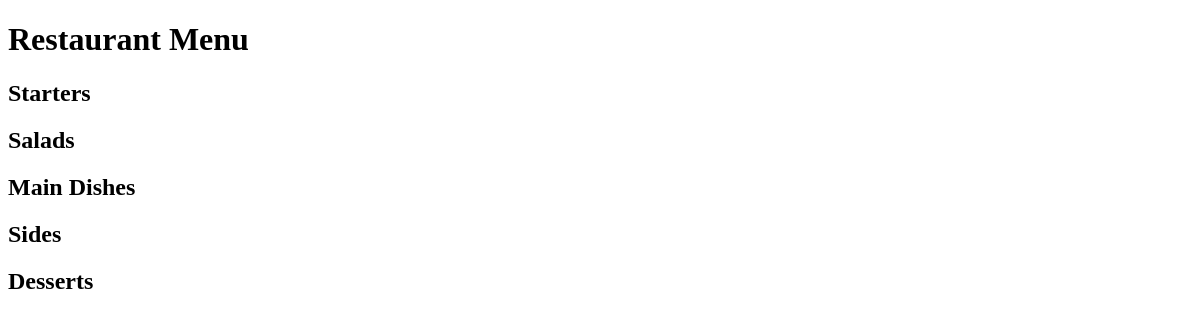
Before: / with the older database file.
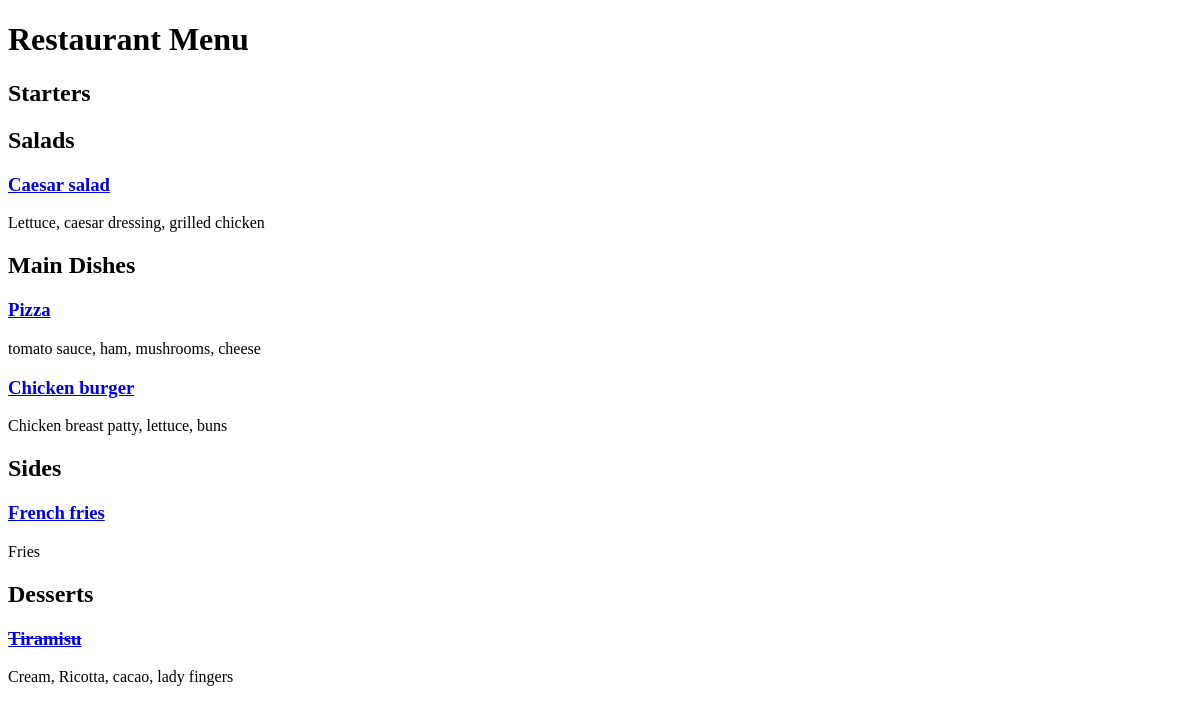
After: the same page with the newer database file.
### restaurant_menu/models.py (models this page shows)
class Item(models.Model):
    meal = models.CharField(max_length=1000, unique=True)
    description = models.CharField(max_length=2000, blank=True)
    price = models.DecimalField(max_digits=10, decimal_places=2)
    category = models.CharField(max_length=200, choices=MEAL_TYPE)
    author = models.ForeignKey(User, on_delete=models.PROTECT)
    status = models.IntegerField(choices=STATUS, default=1)
    date_created = models.DateTimeField(auto_now_add=True)
    date_updated = models.DateTimeField(auto_now=True)

### restaurant_menu/views.py (the view)
# urls.py: urlpatterns = [path('', views.MenuList.as_view(), name='home'),
class MenuList(generic.ListView):
    queryset = Item.objects.order_by('-date_created')
    template_name = 'index.html'
    def get_context_data(self, **kwargs):
        context = super().get_context_data(**kwargs)
        context['meals'] = MEAL_TYPE
        return context

### restaurant_menu/templates/index.html (shortened to what this page needs)
<!DOCTYPE html>
<html lang="en">
<head>
</head>
<body>
    <h1>Restaurant Menu</h1>
        {% for meal in meals %}
            <h2>{{ meal.1 }}</h2>
                {% for row in item_list %}
                    {% if row.category == meal.0 %}
                        {% if row.status == 0 %}
                            <a href="{% url 'menu_item' row.pk %}"><h3><del>{{ row.meal }}</del></h3></a>
                            <p>{{ row.description }}</p>
                        {% else %}
                            <a href="{% url 'menu_item' row.pk %}"><h3>{{ row.meal }}</h3></a>
                            <p>{{ row.description }}</p>
                        {% endif %}
                    {% endif %}
                {% endfor %}
        {% endfor %}
</body>
</html>

Changed rows visible on the page:
added Item: meal "Caesar salad", description "Lettuce, caesar dressing, grilled chicken", shown under "Salads"
added Item: meal "Pizza", description "tomato sauce, ham, mushrooms, cheese", shown under "Main Dishes"
added Item: meal "Chicken burger", description "Chicken breast patty, lettuce, buns", shown under "Main Dishes"
added Item: meal "French fries", description "Fries", shown under "Sides"
added Item: meal "Tiramisu", description "Cream, Ricotta, cacao, lady fingers", shown under "Desserts"
